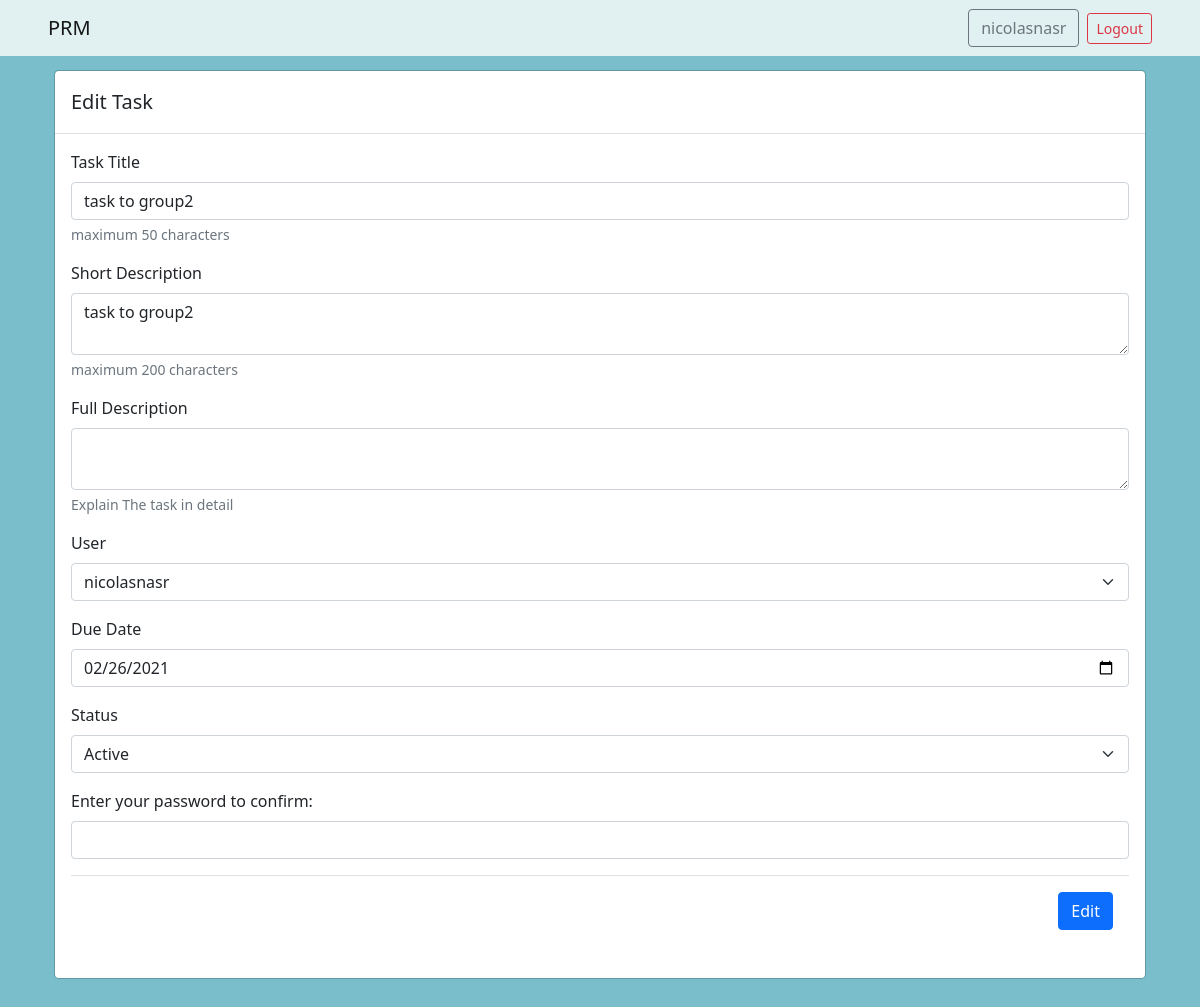
/dashboard/task/138/edit (signed in), run on the app's committed database.
### index/models.py (models this page shows, shortened)
class Task(models.Model):
    title = models.CharField(max_length=50, blank=False)
    user = models.ForeignKey(User, on_delete=models.CASCADE, blank=True, null=True)
    group = models.ForeignKey(Group, on_delete=models.CASCADE, blank=False, default=1)
    status = models.ForeignKey(Status, on_delete=models.SET_DEFAULT, default=5, blank=False)
    description = models.CharField(max_length=200, blank=False)
    moreinfo = models.TextField(blank=True)
    due = models.DateField(default=datetime.datetime.now, blank=False)
    added = models.DateTimeField(default=datetime.datetime.now, blank=True)

### dashboard/views.py (the view, shortened to what this page needs)
# urls.py: path('task/<int:task>/edit', views.editTask, name="editTask"),
@user_passes_test(can_add)
def editTask(request, task):
    usergp = request.user.groups.all()
    task = Task.objects.get(id=task)
    task_grp = task.group
    users = User.objects.filter(groups__name=task_grp.name)
    statuses = Status.objects.all()
    grplist =[]
    for x in usergp:
        grplist.append(x)
    ctx = {'task': task, 'usergp':len(grplist), 'users': users, 'statuses': statuses}
    return render(request, 'dashboard/task-edit.html', ctx)

### dashboard/views.py (called while the page is built)
def can_add(user):
    if user.groups.filter(name='TL').exists():
        return True
    else:
        return False

### index/models.py (called while the page is built)
    def __str__(self):
        return self.name

### dashboard/templates/dashboard/task-edit.html (shortened to what this page needs)
{% extends "index/base.html" %}
{% block content %}
<div class="container">
  <div class="">
    <div class="modal-content">
      <div class="modal-header">
        <h5 class="modal-title" id="exampleModalLabel">Edit Task</h5>
      </div>
      <div class="modal-body">
        <form method='POST' action=''>
            <div class="mb-3">
              <label for="title" class="form-label">Task Title</label>
              <input type="text" class="form-control" id="title" value="{{task.title}}" maxlength="50" name="title" required>
              <div id="title" class="form-text">maximum 50 characters</div>
            </div>
            <div class="mb-3">
              <label for="desc" class="form-label">Short Description</label>
              <textarea type="text" class="form-control" id="desc" maxlength="200" name="desc" required>{{task.description}}</textarea>
              <div id="desc" class="form-text">maximum 200 characters</div>
            </div>
            <div class="mb-3">
              <label for="fulldesc" class="form-label">Full Description</label>
              <textarea type="text" class="form-control" id="fulldesc" name="fulldesc">{{ task.moreinfo }}</textarea>
              <div id="fulldesc" class="form-text">Explain The task in detail</div>
            </div>
            <div class="mb-3">
              <label for="users" class="form-label">User</label>
              <select name="user2" required="" id="id_user2" class="form-select">
              {% for user in users %}
              {% if user|stringformat:"s" == "admin"  %}
              {{user}}
              {% elif user == task.user %}
              <option value={{user.id}} selected>{{user}}</option>
              {% else %}
              <option value={{user.id}}>{{user}}</option>
              {% endif %}
              {% endfor %}
            </select>
            </div>
            <div class="mb-3">
            <div class="mb-3">
            <div class="mb-3">
            <div class="mb-3">
            <div class="mb-3">
            <div class="mb-3">
            <div class="mb-3">
            <div class="mb-3">
              <label for="dueDate" class="form-label">Due Date</label>
              <input type="date" class="form-control" id="dueDate" name = "due" value = "{{task.due|date:'Y-m-d'}}" required></input>
            </div>
            <div class="mb-3">
              <label for="status" class="form-label">Status</label>
              <select class="form-select" aria-label="Default select example" id = 'status' name = "status">
                {% for status in statuses %}
                {% if status == task.status %}
                <option value="{{ status.id }}" selected>{{status}}</option>
                {% else %}
                <option value="{{ status.id }}">{{status}}</option>
                {% endif %}
                {% endfor %}
              </select>
            </div>
            <div class="mb-3">
              <label class="form-label" for="passwordcomf">Enter your password to confirm:</label>
              <input type="password" class="form-control" id="passwordcomf" name="password" required>
            </div>
            <div class="modal-footer">
                  <button type="submit" class="btn btn-primary">Edit</button>
            </div>
          </form>
      </div>
    </div>
  </div>
</div>
{% endblock %}

### index/templates/index/base.html (shortened to what this page needs)
{% load static %}
<!DOCTYPE html>
<html lang="en">
<head>
	<link rel="stylesheet" type="text/css" href={% static '/css/main.css' %}>
	<link rel="stylesheet" type="text/css" href={% static '/css/bootstrap.css' %}>
	<link href="https://cdn.jsdelivr.net/npm/bootstrap@5.0.0-beta2/dist/css/bootstrap.min.css" rel="stylesheet"
>
    <link rel="stylesheet" href="https://use.fontawesome.com/releases/v5.15.2/css/all.css">
</head>
<body>
	<nav class="navbar navbar-light bg-light navbar-expand-lg navbar-light bg-light fixed-top" style="background-color: #e1f0f1 !important; color:#f8f9fa;">
		{% if request.user.is_authenticated %}
		<div class="container-fluid justify-content-between px-sm-5">
			<a class="navbar-brand" href={% url 'index:index' %}>PRM</a>
		  <div class="collapse navbar-collapse justify-content-end" id="navbarNavDropdown">
			<ul class="navbar-nav">
			  <li class="nav-item">
				<a href={% url 'index:login' %} class="btn btn-outline-secondary me-2" type="button">{{request.user}}</a>
			</li>
			<li class="nav-item align-self-center"><a href={% url 'index:logout' %} class="btn btn-sm btn-outline-danger" type="button">Logout</a>
			</li>
			</ul>
		  </div>
		  {% endif %}
		</div>
	  </nav>
    {% block content %}{% endblock %}
</body>
</html>

### static/css/main.css (style rules this page uses)
body { color: rgb(61, 68, 75); padding-bottom: 70px; background-color: #7abecc !important; }

### data on the page
Task: title "task to group2", desc "task to group2", due "02/26/2021"

### other printed values
{{ request.user }} "nicolasnasr"
form field user2 "nicolasnasr"
form field status "Active"
